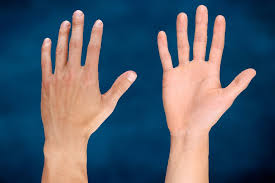
#> input picture CSE-504-DBMS-II/finalLab/2hand.jpeg, 275 x 183 px
$ python kmeans_3d.py
#> lines starting #> are read from the running program, lines starting #| are printed output that depends on the picture; after the words box and inside, x2 and y2 are one past the last pixel; in counts of white or black regions, pixels touching at a corner belong together
import numpy as np
import cv2
from typing import Tuple, List
import matplotlib.pyplot as plt
from mpl_toolkits.mplot3d import Axes3D


class KMeans:
    def __init__(self, k: int, max_iters: int = 100):
        self.k = k
        self.max_iters = max_iters
        self.centroids = None
        self.history = []

    def fit(self, X: np.ndarray) -> np.ndarray:
        # Randomly initialize centroids
        idx = np.random.choice(len(X), self.k, replace=False)
        self.centroids = X[idx]

        for _ in range(self.max_iters):
            self.history.append(self.centroids.copy())

            # Assign points to nearest centroid
            distances = np.sqrt(((X - self.centroids[:, np.newaxis])**2).sum(axis=2))
            labels = np.argmin(distances, axis=0)

            # Update centroids
            new_centroids = np.array([X[labels == k].mean(axis=0) for k in range(self.k)])

            if np.all(self.centroids == new_centroids):
                break

            self.centroids = new_centroids

        return labels

def visualize_3d_clustering(img_path: str, sample_size: int = 1000):
    img = cv2.imread(img_path)
    img = cv2.cvtColor(img, cv2.COLOR_BGR2RGB)
    pixels = img.reshape(-1, 3)

    indices = np.random.choice(len(pixels), sample_size, replace=False)
    sampled_pixels = pixels[indices]

    kmeans = KMeans(k=2)
    labels = kmeans.fit(sampled_pixels)

    fig = plt.figure(figsize=(15, 5))

    # Original points
    ax1 = fig.add_subplot(131, projection='3d')
    ax1.scatter(sampled_pixels[:, 0], sampled_pixels[:, 1], sampled_pixels[:, 2],
                c=sampled_pixels/255, marker='o', s=20)
    ax1.set_title('Original Points')
    ax1.set_xlabel('Red')
    ax1.set_ylabel('Green')
    ax1.set_zlabel('Blue')

    # Points with final clusters - Updated order and zorder
    ax2 = fig.add_subplot(132, projection='3d')
    scatter = ax2.scatter(sampled_pixels[:, 0], sampled_pixels[:, 1], sampled_pixels[:, 2],
                         c=labels, cmap='viridis', marker='o', s=20, zorder=1)
    ax2.scatter(kmeans.centroids[:, 0], kmeans.centroids[:, 1], kmeans.centroids[:, 2],
                c='red', marker='x', s=400, linewidths=5, zorder=5)
    ax2.set_title('Clustered Points')
    ax2.set_xlabel('Red')
    ax2.set_ylabel('Green')
    ax2.set_zlabel('Blue')

    plt.tight_layout()
    plt.show()

def detect_skin(image_path: str, k: int = 2) -> Tuple[np.ndarray, List[np.ndarray]]:
    # Previous implementation remains the same
#> called with image_path = '2hand.jpeg', k = 2
    img = cv2.imread(image_path)
#> img is the input picture: shape (183, 275, 3); mean B, G, R 108.6, 92.8, 79.5
    img = cv2.cvtColor(img, cv2.COLOR_BGR2RGB)
    pixels = img.reshape(-1, 3)

    kmeans = KMeans(k=k)
    labels = kmeans.fit(pixels)
#> in fit, `idx = np.random.choice(len(X), self.k, replace=False)`: idx = [15051, 38319]
#> in fit, `self.centroids = X[idx]`: self.centroids = [[255, 187, 164], [1, 70, 111]]
#> the loop in fit, `for _ in range(self.max_iters):` made 5 passes
#> self.centroids on passes 1 to 4: [[77.56, 92, 108.5], [81.85, 93.85, 108.7]], [[2.23, 52.1, 88.38], [223.3, 168.7, 146.1]], [[3.1, 52.47, 88.49], [225.3, 169.9, 146.9]], [[3.2, 52.51, 88.5], [225.4, 170, 146.9]]
#> after the loop in fit, `for _ in range(self.max_iters):`: self.history = [[[255, 187, 164], [1, 70, 111]], [[77.56, 92, 108.5], [81.85, 93.85, 108.7]], [[2.23, 52.1, 88.38], [223.3, 168.7, 146.1]], [[3.1, 52.47, 88.49], [225.3, 169.9, 146.9]], [[3.2, 52.51, 88.5], [225.4, 170, 146.9]]]

    segmented = labels.reshape(img.shape[:2])
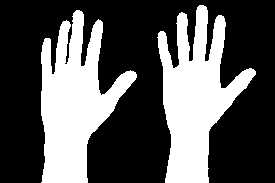
#> segmented: shape (183, 275) int64; values 0 (black) and 1 (white), 34.3% white; 2 white regions, box (x1, y1, x2, y2) and area: (41, 10, 137, 183) 8693, (157, 5, 256, 183) 8582

    clusters = []
    for i in range(k):
        cluster_mask = (segmented == i).astype(np.uint8)
        cluster = img.copy()
        cluster[cluster_mask == 0] = 0
        clusters.append(cluster)
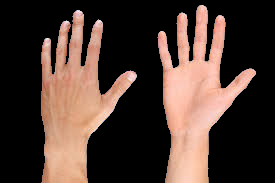
#> cluster: shape (183, 275, 3); mean R, G, B 77.4, 58.3, 50.4
#> after the loop, clusters = 2 items

    brightness_scores = []
    for cluster in clusters:
        brightness = np.mean(cv2.cvtColor(cluster, cv2.COLOR_RGB2GRAY))
        brightness_scores.append(brightness)
#> this loop made 2 passes
#> brightness on passes 1 to 2: 27.48, 63.14
#> after the loop, brightness_scores = [27.48, 63.14]

    skin_cluster_idx = np.argmax(brightness_scores)
#> skin_cluster_idx = 1
    skin_mask = (segmented == skin_cluster_idx).astype(np.uint8)

    return skin_mask, clusters

def visualize_results(img_path: str):
    # Previous implementation remains the same
    skin_mask, clusters = detect_skin(img_path)
#> clusters = 2 items
    img = cv2.imread(img_path)
    img = cv2.cvtColor(img, cv2.COLOR_BGR2RGB)
    skin_detected = img.copy()
    skin_detected[skin_mask == 0] = 0

    plt.figure(figsize=(15, 5))

    plt.subplot(131)
    plt.imshow(img)
    plt.title('Original Image')
    plt.axis('off')

    plt.subplot(132)
    plt.imshow(skin_mask, cmap='gray')
    plt.title('Skin Mask')
    plt.axis('off')

    plt.subplot(133)
    plt.imshow(skin_detected)
    plt.title('Detected Skin')
    plt.axis('off')

    plt.tight_layout()
    plt.show()
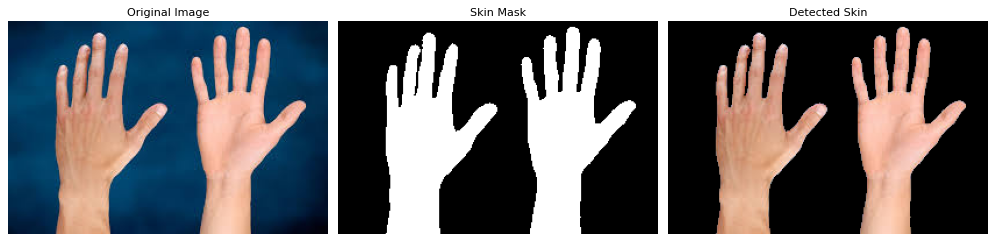
#> figure drawn by matplotlib, 3 panels

    # Show 3D clustering visualization
    visualize_3d_clustering(img_path)
#> in visualize_3d_clustering, `indices = np.random.choice(len(pixels), sample_size, replace=False)`: indices = 1000 values, max 50321 at index 542, min 98 at index 446, mean 24665.5
#> in visualize_3d_clustering, `sampled_pixels = pixels[indices]`: sampled_pixels = 1000 rows, first 8: [3, 50, 92], [2, 38, 72], [137, 118, 122], [220, 166, 140], [2, 66, 104], [3, 33, 71], [101, 90, 107], [0, 63, 105]
#> the loop in fit (call 2), `for _ in range(self.max_iters):` made 5 passes
#> self.centroids on passes 1 to 4: [[55.27, 82.01, 105.3], [132.7, 116.4, 116.1]], [[2.7, 52.03, 88.11], [222.7, 168.6, 146.8]], [[3.97, 52.58, 88.35], [225.4, 170.2, 147.7]], [[4.16, 52.65, 88.37], [225.6, 170.4, 147.9]]
#> in visualize_3d_clustering, `labels = kmeans.fit(sampled_pixels)`: labels = 1000 values, max 1 at index 2, min 0 at index 0, mean 0.343
#> in visualize_3d_clustering, `plt.show()`:
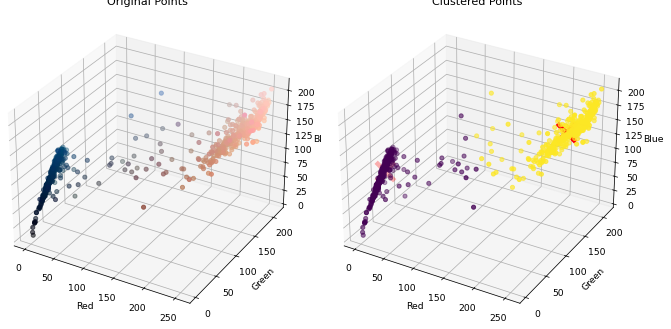
#> figure drawn by matplotlib, 2 panels

# Usage
visualize_results('2hand.jpeg')
